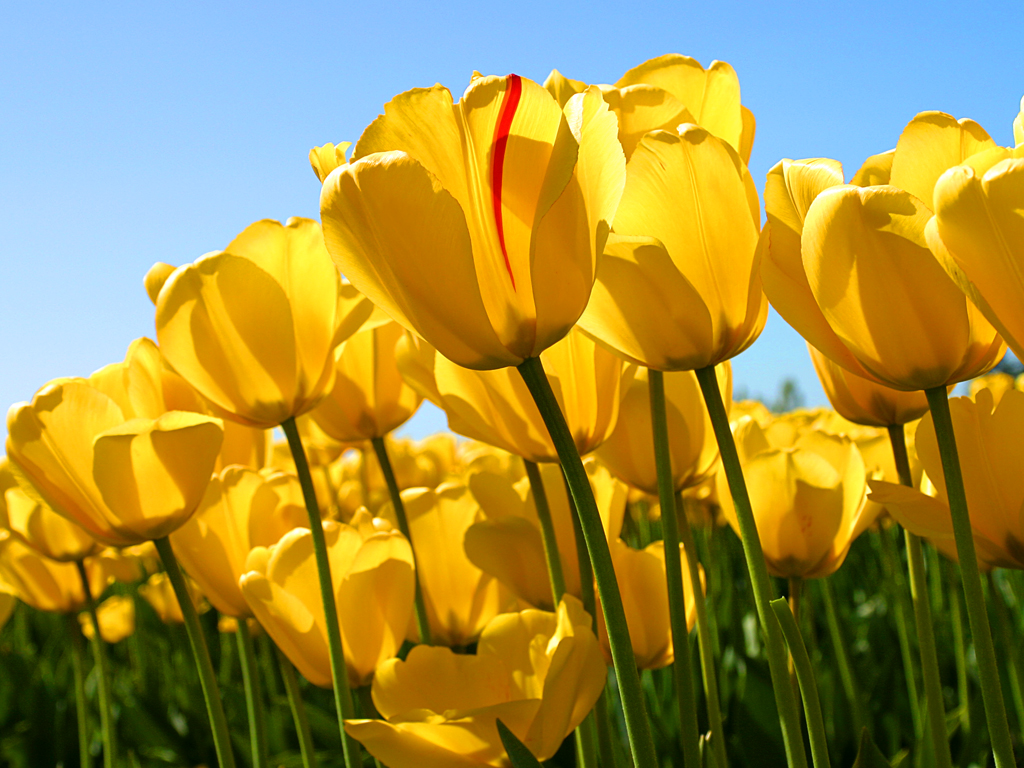
%> input picture 11_steganography/tulips.jpg, 1024 x 768 px
$ octave red_channel.m   (GNU Octave 9; MATLAB toolbox functions it lacks are replaced by stand-ins)
%> lines starting %> are read from the running program, lines starting %| are printed output that depends on the picture; in (x1, y1, x2, y2) boxes, pixels count from 0 and x2, y2 are one past the last pixel; in counts of white or black regions, pixels touching at a corner belong together; the program's own positions count from 1
### 11_steganography/compensate_bits.m
function [ compensated_bits ] = compensate_bits(bit_cell)
	compensated_bits = cell(1, 8);
	mult = 2;
	for i = 1:8
		compensated_bits{i} = bit_cell{i} * mult;
		mult = mult * 2;
	end
end

### 11_steganography/get_bits.m
function [ bits ] = get_bits(image)
	bits = cell(1, 8);
	bits{1} = bitand(image, 128);
	bits{2} = bitand(image, 64);
	bits{3} = bitand(image, 32);
	bits{4} = bitand(image, 16);
	bits{5} = bitand(image, 8);
	bits{6} = bitand(image, 4);
	bits{7} = bitand(image, 2);
	bits{8} = bitand(image, 1);
end

### 11_steganography/red_channel.m
clc, clear all, close all;

% Encryption Process

% Read images
cover_image = imread('tulips.jpg');
%> cover_image is the input picture: size 768x1024x3 uint8; mean R, G, B 161.3, 143.3, 66.7
secret_image = imread('flower.jpg');
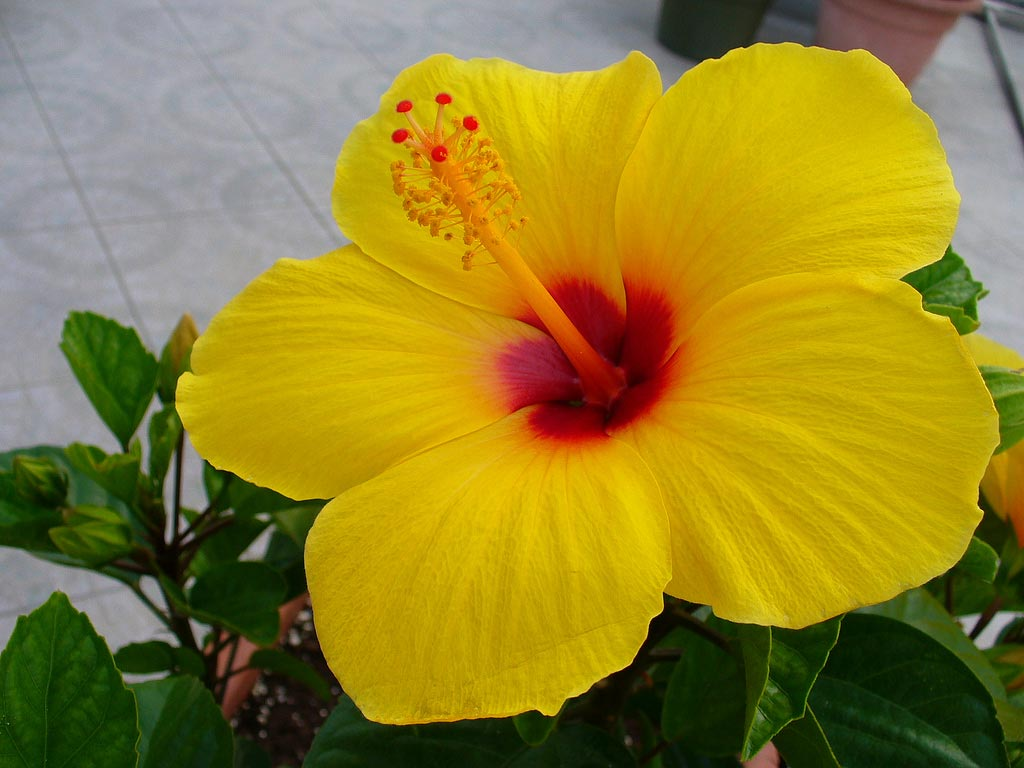
%> input picture 11_steganography/flower.jpg, 1024 x 768 px
%> secret_image is the input picture: size 768x1024x3 uint8; mean R, G, B 146, 130, 42.6

% Extract red channel
red_cover = cover_image(:, :, 1);
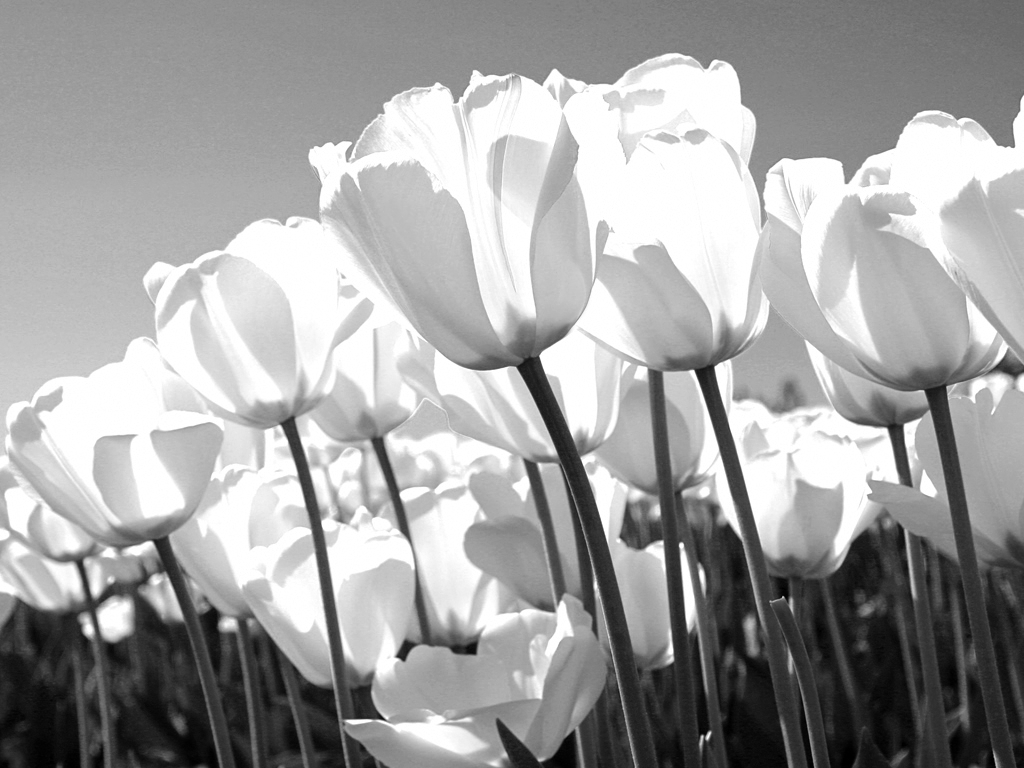
%> red_cover: size 768x1024 uint8; min 0, max 255, mean 161.3
red_secret = secret_image(:, :, 1);
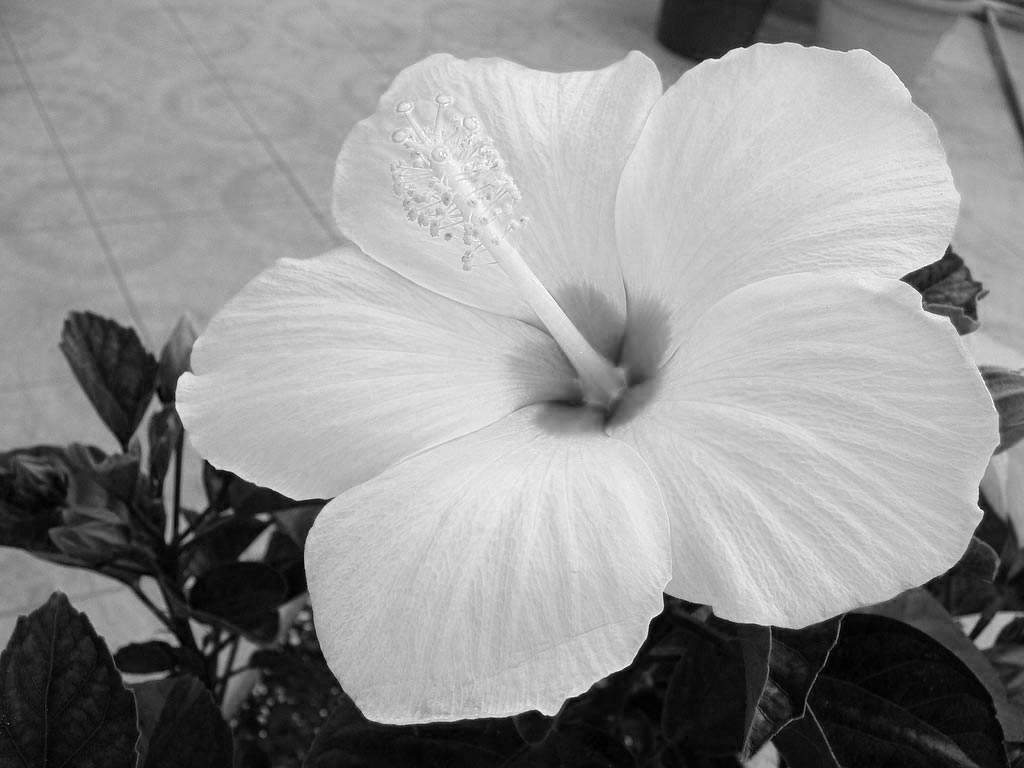
%> red_secret: size 768x1024 uint8; min 0, max 255, mean 146

% Get the 8 bits of the image
cover_bits = get_bits(red_cover);
%> cover_bits = 8 items
% Compensate the 6 bits
cover_comp_bits = compensate_bits(cover_bits);
%> after the loop in compensate_bits, `for i = 1:8`: mult = 512
%> cover_comp_bits = 8 items

secret_bits = get_bits(red_secret);
%> secret_bits = 8 items
secret_comp_bits = compensate_bits(secret_bits);
%> secret_comp_bits = 8 items

% Hide secret image in cover image
result_image = cover_bits{1} + cover_bits{2} + cover_bits{3} + cover_bits{4} + cover_bits{5} + secret_bits{1}/32 + secret_bits{2}/32 + secret_bits{3}/32;

% Save resulting image on disk
imwrite(result_image, 'result_red.png');

% Decryption Process
image = imread('result_red.png');
image_bits = get_bits(image);
%> image_bits = 8 items
original_image1 = image_bits{1} + image_bits{2} + image_bits{3} + image_bits{4} + image_bits{5};
original_image2 = image_bits{6}*32 + image_bits{7}*32 + image_bits{8}*32;

% Display least significant bits from cover image
figure(1),
for i = 1:8
  subplot(2, 4, i), imshow(cover_comp_bits{i})
end
%> this loop made 8 passes
%> pass 1, `imshow(cover_comp_bits{i})`:
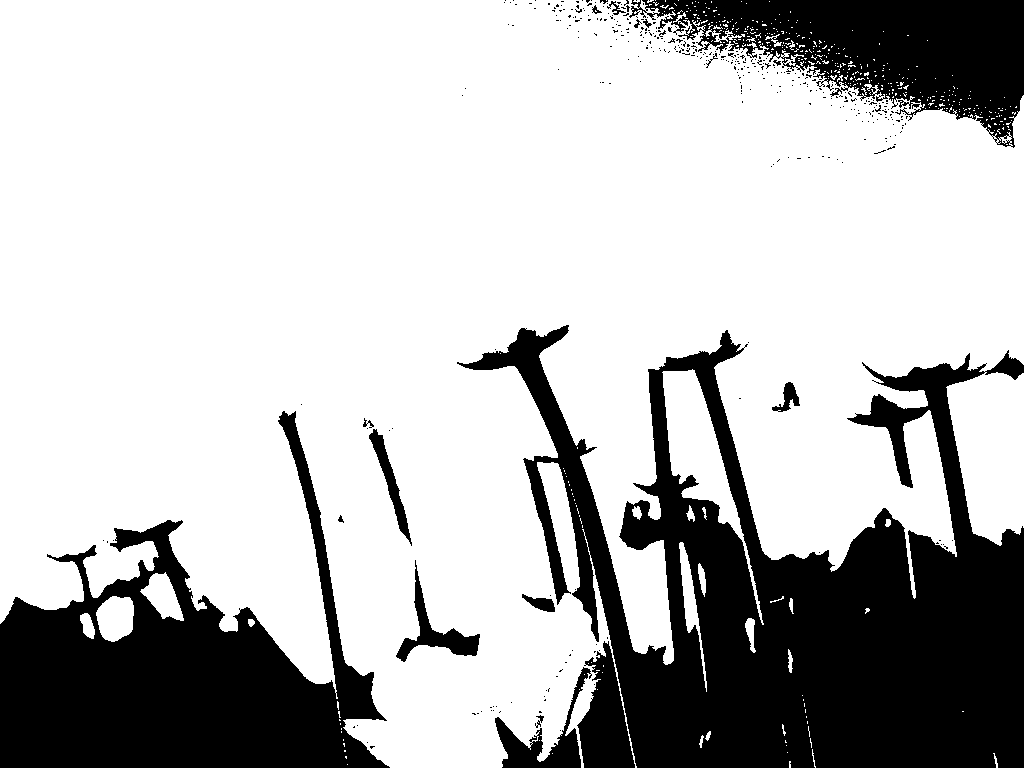
%> displayed picture: size 768x1024, on the screen's scale of 0 to 255; 73.3% white; 388 black regions (370 under 20 px), largest, box (x1, y1, x2, y2) and area: (457, 325, 1024, 768) 112256, (0, 411, 390, 768) 57811, (629, 0, 1024, 148) 28454
%> after the loop:
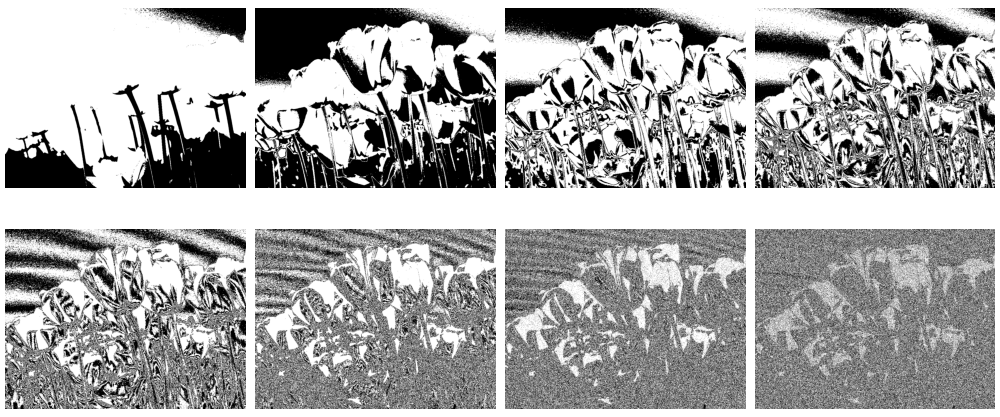
%> figure redrawn from the program's plot data, 8 panels

% Display least significant bits from secret image
figure(2),
for i = 1:8
  subplot(2, 4, i), imshow(secret_comp_bits{i})
end
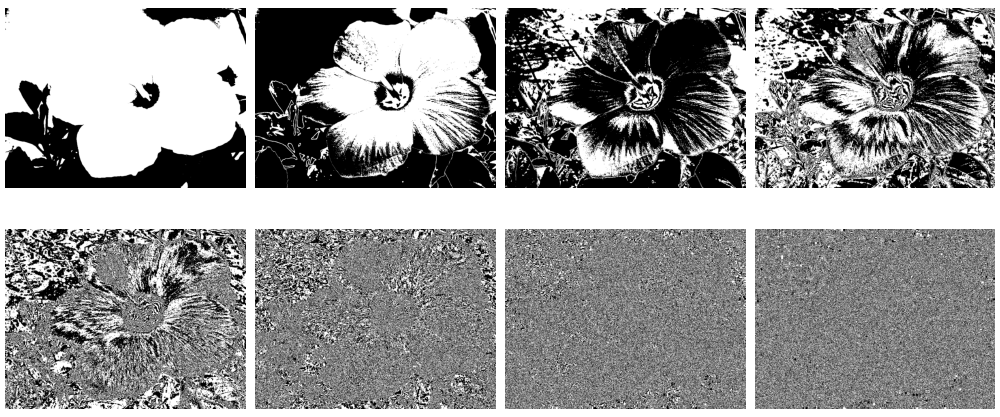
%> figure redrawn from the program's plot data, 8 panels

figure(3),
% Encryption Process
subplot(2, 3, 1), imshow(cover_image), title('Cover Image'),
subplot(2, 3, 2), imshow(secret_image),title('Secret Image'),
subplot(2, 3, 3), imshow(result_image), title('Resulting Image'),
% Decryption Process
subplot(2, 3, 4), imshow(image), title('Resulting Image'),
subplot(2, 3, 5), imshow(original_image1), title('Cover Image'),
subplot(2, 3, 6), imshow(original_image2), title('Secret Image');
